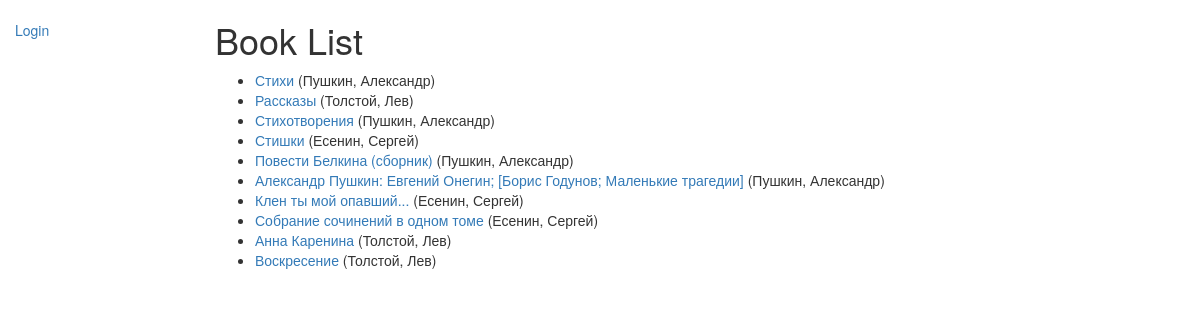
/catalog/books/, run on the app's committed database.
### catalog/models.py (models this page shows, shortened)
class Book(models.Model):
    title = models.CharField(max_length=200)
    author = models.ForeignKey('Author', on_delete=models.SET_NULL, null=True)
    summary = models.TextField(max_length=1000, help_text="Enter a brief description of the book")
    isbn = models.CharField('ISBN',max_length=13, help_text='13 Character <a href="https://www.isbn-international.org/content/what-isbn">ISBN number</a>')
    genre = models.ManyToManyField(Genre, help_text="Select a genre for this book")
    language = models.ForeignKey('Language', on_delete=models.SET_NULL, null=True)
    def get_absolute_url(self):
        return reverse('book-detail', args=[str(self.id)])
    def display_genre(self):
        """
        Creates a string for the Genre. This is required to display genre in Admin.
        """
        return ', '.join([genre.name for genre in self.genre.all()[:3]])
    display_genre.short_description = 'Genre'

class Author(models.Model):
    first_name = models.CharField(max_length=100)
    last_name = models.CharField(max_length=100)
    date_of_birth = models.DateField(null=True, blank=True)
    date_of_death = models.DateField('Died', null=True, blank=True)
    def __str__(self):
        return '%s, %s' % (self.last_name, self.first_name)

### catalog/views.py (the view)
class BookListView(generic.ListView):
    model = Book

### catalog/templates/catalog/book_list.html
{% extends "base_generic.html" %}
{% block content %}
    <h1>Book List</h1>
    {% if book_list %}
    <ul>
      {% for book in book_list %}
      <li>
        <a href="{{ book.get_absolute_url }}">{{ book.title }}</a> ({{book.author}})
      </li>
      {% endfor %}
    </ul>
    {% else %}
      <p>There are no books in the library.</p>
    {% endif %}
{% endblock %}

### data on the page
Book: title "Стихи", author "Пушкин, Александр"
Book: title "Рассказы", author "Толстой, Лев"
Book: title "Стихотворения", author "Пушкин, Александр"
Book: title "Стишки", author "Есенин, Сергей"
Book: title "Повести Белкина (сборник)", author "Пушкин, Александр"
Book: title "Александр Пушкин: Евгений Онегин; [Борис Годунов; Маленькие трагедии]", author "Пушкин, Александр"
Book: title "Клен ты мой опавший...", author "Есенин, Сергей"
Book: title "Собрание сочинений в одном томе", author "Есенин, Сергей"
Book: title "Анна Каренина", author "Толстой, Лев"
Book: title "Воскресение", author "Толстой, Лев"
